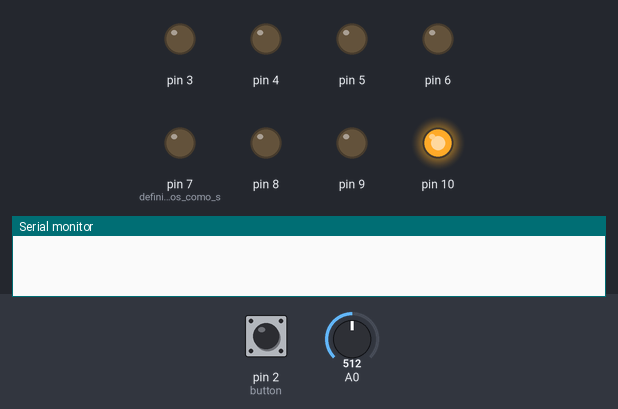
Simulated run of this sketch. Board: Arduino Uno, built with avr-gcc and run on an emulated ATmega328P. Parts: output pins drawn as LEDs (lit = HIGH), the last lines printed to the serial monitor. Dashed ring = blinking. The inputs (shaded band) are chosen by the test bench; at power-on: pin 2 (button) LOW, A0 = 512.

Above: at 13.2 s.
13.3 s: pin 2 (button) pulled HIGH for 0.15 s
At 13.45 s:
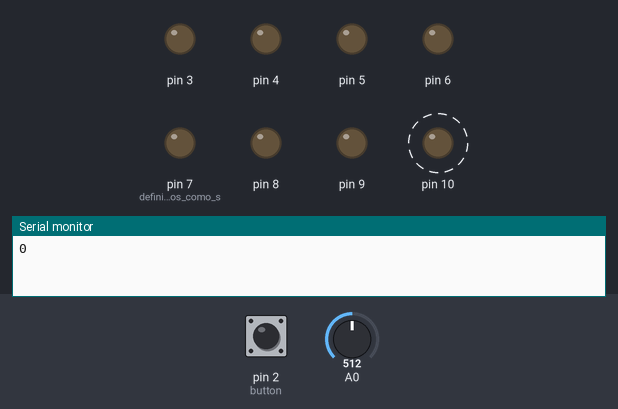
16.3 s: A0 set to 560
At 20.7 s:
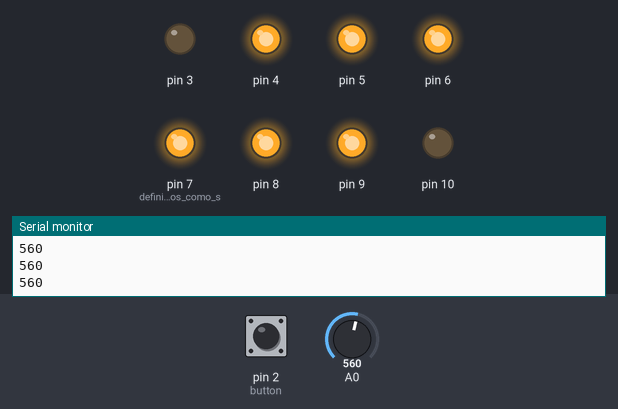
Timing chart, 0 to 31.2 s (numbered marks = the images above; inputs shaded):
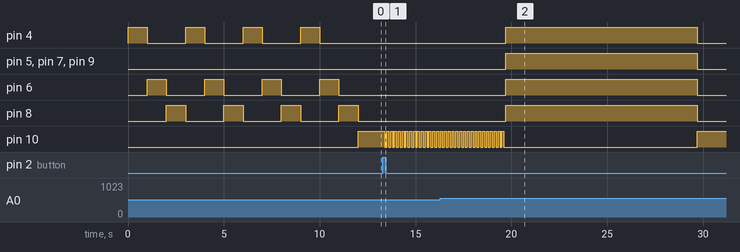

The sketch:

bafometro.ino
```cpp
#define button 2 // define pino 2 com o nome button
int tempo=0; // cria a variavel tempo
int lidomaximo=0; // cria a variavel lidomaximo

void setup(){
pinMode(10,OUTPUT); pinMode(9,OUTPUT); pinMode(8,OUTPUT); pinMode(7,OUTPUT); // definindo os pinos como saida para o display
pinMode(6,OUTPUT); pinMode(5,OUTPUT); pinMode(4,OUTPUT); pinMode(3,OUTPUT);
pinMode(2,INPUT); // entrada de sinal do push button
Serial.begin(9600); // inicia a comunicação serial

 digitalWrite(4,HIGH);   delay(1000); digitalWrite(4,LOW);  // aquecimento do sensor
 digitalWrite(6,HIGH);  delay(1000); digitalWrite(6,LOW);
 digitalWrite(8,HIGH); delay(1000); digitalWrite(8,LOW);
 digitalWrite(4,HIGH);   delay(1000); digitalWrite(4,LOW);
 digitalWrite(6,HIGH);  delay(1000); digitalWrite(6,LOW);
 digitalWrite(8,HIGH); delay(1000); digitalWrite(8,LOW);
 digitalWrite(4,HIGH);   delay(1000); digitalWrite(4,LOW);
 digitalWrite(6,HIGH);  delay(1000); digitalWrite(6,LOW);
 digitalWrite(8,HIGH); delay(1000); digitalWrite(8,LOW);
 digitalWrite(4,HIGH);   delay(1000); digitalWrite(4,LOW);
 digitalWrite(6,HIGH);  delay(1000); digitalWrite(6,LOW);
 digitalWrite(8,HIGH); delay(1000); digitalWrite(8,LOW);
}

void loop(){


  digitalWrite(10,HIGH);
  int leitura_button = digitalRead(button);
  if (leitura_button == 1){

    for(tempo=0;tempo<=31;tempo++){ // Leitura do sensor "31 amostras"
      int sensor = analogRead(A0);
      digitalWrite(10,HIGH);
      Serial.println(lidomaximo);
      delay(100);
      digitalWrite(10,LOW);
      delay(100);
      if(sensor > lidomaximo) // guarda na variavel "lidomaximo" o valor máximo recebido pelo sensor
      {
        lidomaximo = sensor;
      }

    }

//******************************************RESULTADO


      if (lidomaximo < 250) // ZERO
  {
    digitalWrite(8,HIGH);digitalWrite(7,HIGH); // pinos em HIGH para indicar o numeral no display
    digitalWrite(3,HIGH);digitalWrite(4,HIGH);
    digitalWrite(5,HIGH);digitalWrite(9,HIGH);
    delay(10000);
    digitalWrite(3,LOW); digitalWrite(4,LOW); // limpa o digito apresentado no display
    digitalWrite(5,LOW); digitalWrite(6,LOW);
    digitalWrite(7,LOW); digitalWrite(8,LOW);
    digitalWrite(9,LOW);
    lidomaximo = 0;

  }
  else if (2250<lidomaximo&&lidomaximo<275) // UM
  {
    digitalWrite(9,HIGH); digitalWrite(5,HIGH); // pinos em HIGH para indicar o numeral no display
    delay(10000);
    digitalWrite(3,LOW); digitalWrite(4,LOW);// limpa o digito apresentado no display
    digitalWrite(5,LOW); digitalWrite(6,LOW);
    digitalWrite(7,LOW); digitalWrite(8,LOW);
    digitalWrite(9,LOW);
    lidomaximo = 0;
  }
  else if (275<lidomaximo&&lidomaximo<300) // DOIS
  {
    digitalWrite(8,HIGH); digitalWrite(9,HIGH); // pinos em HIGH para indicar o numeral no display
    digitalWrite(6,HIGH); digitalWrite(3,HIGH);
    digitalWrite(4,HIGH);
    delay(10000);
    digitalWrite(3,LOW); digitalWrite(4,LOW); // limpa o digito apresentado no display
    digitalWrite(5,LOW); digitalWrite(6,LOW);
    digitalWrite(7,LOW); digitalWrite(8,LOW);
    digitalWrite(9,LOW);
    lidomaximo = 0;
  }
    else if (300<lidomaximo&&lidomaximo<325) // TRES
  {
    digitalWrite(8,HIGH); digitalWrite(9,HIGH); // pinos em HIGH para indicar o numeral no display
    digitalWrite(6,HIGH); digitalWrite(4,HIGH);
    digitalWrite(5,HIGH);
    delay(10000);
    digitalWrite(3,LOW); digitalWrite(4,LOW); // limpa o digito apresentado no display
    digitalWrite(5,LOW); digitalWrite(6,LOW);
    digitalWrite(7,LOW); digitalWrite(8,LOW);
    digitalWrite(9,LOW);
    lidomaximo = 0;
  }
    else if (325<lidomaximo&&lidomaximo<350) // QUATRO
  {
    digitalWrite(5,HIGH); digitalWrite(9,HIGH); // pinos em HIGH para indicar o numeral no display
    digitalWrite(6,HIGH); digitalWrite(7,HIGH);
    delay(10000);
    digitalWrite(3,LOW); digitalWrite(4,LOW); // limpa o digito apresentado no display
    digitalWrite(5,LOW); digitalWrite(6,LOW);
    digitalWrite(7,LOW); digitalWrite(8,LOW);
    digitalWrite(9,LOW);
    lidomaximo = 0;
  }
    else if (350<lidomaximo&&lidomaximo<375) // CINCO
  {
    digitalWrite(8,HIGH); digitalWrite(4,HIGH); // pinos em HIGH para indicar o numeral no display
    digitalWrite(6,HIGH); digitalWrite(7,HIGH);
    digitalWrite(5,HIGH);
    delay(10000);
    digitalWrite(3,LOW); digitalWrite(4,LOW); // limpa o digito apresentado no display
    digitalWrite(5,LOW); digitalWrite(6,LOW);
    digitalWrite(7,LOW); digitalWrite(8,LOW);
    digitalWrite(9,LOW);
    lidomaximo = 0;
  }
    else if (400<lidomaximo&&lidomaximo<450) // SEIS
  {
    digitalWrite(3,HIGH); digitalWrite(6,HIGH); // pinos em HIGH para indicar o numeral no display
    digitalWrite(5,HIGH); digitalWrite(4,HIGH);
    digitalWrite(7,HIGH); digitalWrite(8,HIGH);
    delay(10000);
    digitalWrite(3,LOW); digitalWrite(4,LOW); // limpa o digito apresentado no display
    digitalWrite(5,LOW); digitalWrite(6,LOW);
    digitalWrite(7,LOW); digitalWrite(8,LOW);
    digitalWrite(9,LOW);
    lidomaximo = 0;
  }
    else if (450<lidomaximo&&lidomaximo<500) // SETE
  {
    digitalWrite(8,HIGH); digitalWrite(9,HIGH); // pinos em HIGH para indicar o numeral no display
    digitalWrite(5,HIGH);
    delay(10000);
    digitalWrite(3,LOW); digitalWrite(4,LOW); // limpa o digito apresentado no display
    digitalWrite(5,LOW); digitalWrite(6,LOW);
    digitalWrite(7,LOW); digitalWrite(8,LOW);
    digitalWrite(9,LOW);
    lidomaximo = 0;
  }
    else if (500<lidomaximo&&lidomaximo<550) // OITO
  {
    digitalWrite(8,HIGH); digitalWrite(9,HIGH); // pinos em HIGH para indicar o numeral no display
    digitalWrite(6,HIGH); digitalWrite(7,HIGH);
    digitalWrite(5,HIGH); digitalWrite(4,HIGH);
    digitalWrite(3,HIGH);
    delay(10000);
    digitalWrite(3,LOW); digitalWrite(4,LOW); // limpa o digito apresentado no display
    digitalWrite(5,LOW); digitalWrite(6,LOW);
    digitalWrite(7,LOW); digitalWrite(8,LOW);
    digitalWrite(9,LOW);
    lidomaximo = 0;
  }
   else if (lidomaximo>550) // NOVE
  {
    digitalWrite(8,HIGH); digitalWrite(9,HIGH); // pinos em HIGH para indicar o numeral no display
    digitalWrite(6,HIGH); digitalWrite(7,HIGH);
    digitalWrite(5,HIGH); digitalWrite(4,HIGH);
    delay(10000);
    digitalWrite(3,LOW); digitalWrite(4,LOW); // limpa o digito apresentado no display
    digitalWrite(5,LOW); digitalWrite(6,LOW);
    digitalWrite(7,LOW); digitalWrite(8,LOW);
    digitalWrite(9,LOW);
    lidomaximo = 0;
  }
}}
```

Measured:
- after the input at 13.3 s, pin 10: alternates HIGH for 0.10 s and LOW for 0.10 s, starting after 0.10 s
- after the input at 16.3 s, pin 3: stays LOW (without the input it goes to HIGH after 3.4 s)
